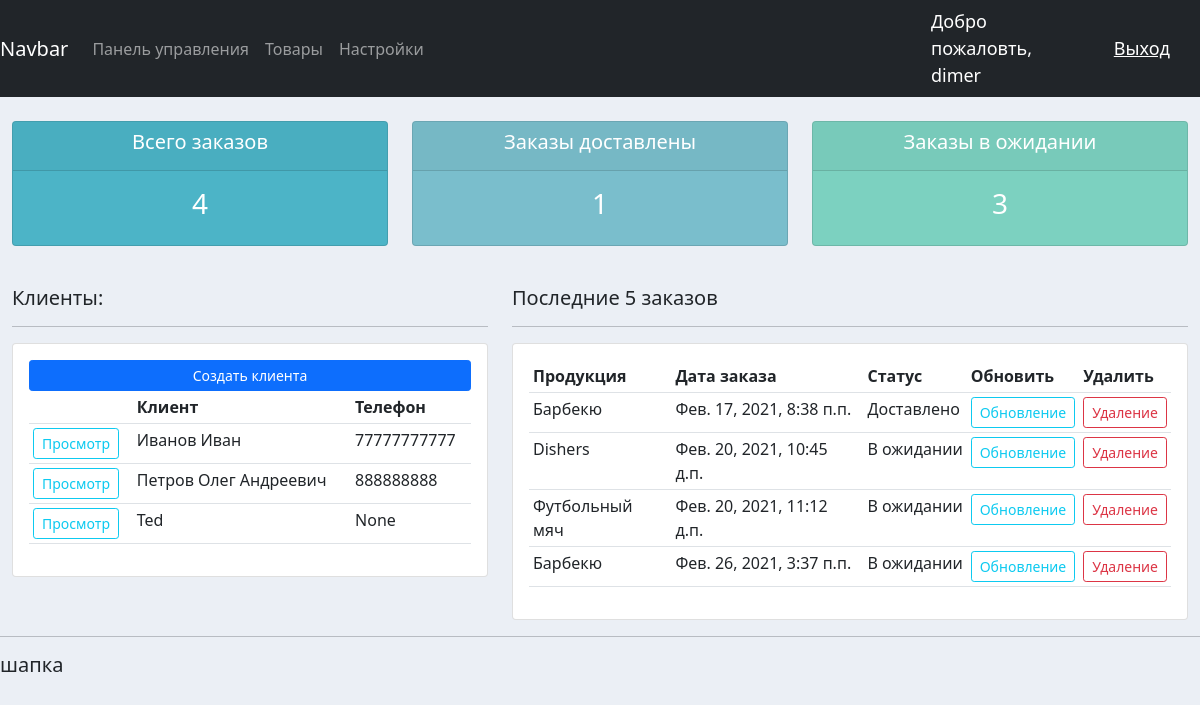
Before: / (signed in) with the older database file.
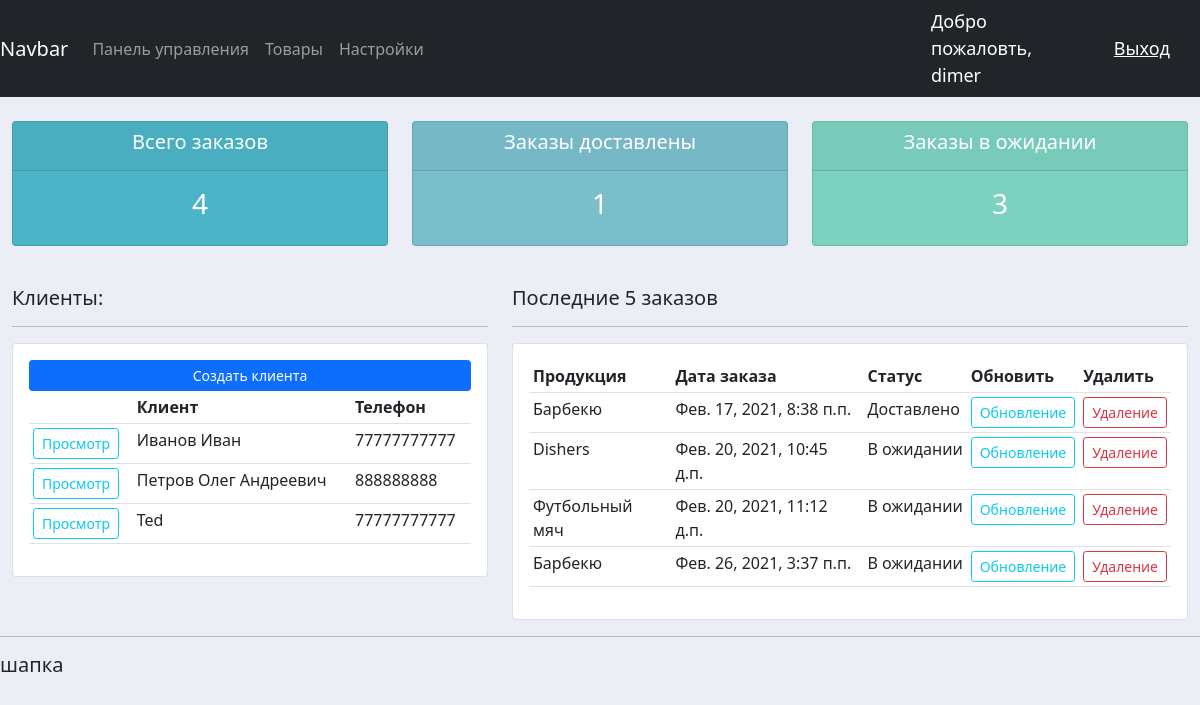
After: the same page with the newer database file.
### accounts/models.py (models this page shows, shortened)
class Customer(models.Model):
    user = models.OneToOneField(User, null = True, blank = True, on_delete = models.CASCADE, verbose_name = 'Пользователь')
    name = models.CharField(max_length=200, null = True, verbose_name = 'ФИО')
    phone = models.CharField(max_length=200, null = True, verbose_name = 'Телефон')
    email = models.CharField(max_length=200, null = True, verbose_name = 'Эл. почта')
    date_created = models.DateTimeField(auto_now_add=True, null = True, verbose_name = 'Дата')
    profile_pic = models.ImageField(default="picture1.png",null = True, blank = True)
    class Meta:
        verbose_name_plural = 'Клиенты'
        verbose_name = 'Клиент'

### accounts/decorations.py (the view)
    def wrapper_func(request, *args, **kwargs):
        group = None
        if request.user.groups.exists():
            group = request.user.groups.all()[0].name
        if group == 'customer':
            return redirect('user-page')
        if group == 'admin':
            return view_func(request, *args, **kwargs)

### accounts/decorations.py (called while the page is built)
def admin_only(view_func):
    def wrapper_func(request, *args, **kwargs):
        group = None
        if request.user.groups.exists():
            group = request.user.groups.all()[0].name
        if group == 'customer':
            return redirect('user-page')
        if group == 'admin':
            return view_func(request, *args, **kwargs)
    return wrapper_func

### accounts/models.py (called while the page is built)
    def __str__(self):
        return self.name

### accounts/views.py (called while the page is built)
@login_required(login_url='login')
@admin_only
def home(request):
    order = Order.objects.all()
    customer = Customer.objects.all()
    total_customers = customer.count()
    total_order = order.count()
    delivered = order.filter(status = 'Доставлено').count()
    pending = order.filter(status = 'В ожидании').count()
    context = {'orders': order, 'customers': customer , 'total_customers': total_customers,
               'total_order': total_order, 'delivered': delivered, 'pending': pending}
    return render(request, 'accounts/dashboard.html', context)

### accounts/templates/accounts/dashboard.html
{% extends "accounts/base.html" %}
{% block content %}
{%  include 'accounts/status.html' %}
<br>
<div class="row">
	<div class="col-md-5">
		<h5>Клиенты:</h5>
		<hr>
		<div class="card card-body">
			<a class="btn btn-primary  btn-sm btn-block" href="">Создать клиента</a>
			<table class="table table-sm">
				<tr>
					<th></th>
					<th>Клиент</th>
					<th>Телефон</th>
				</tr>
				{% for customer in customers %}
					<tr>
						<td><a class="btn btn-outline-info  btn-sm btn-block" href="{% url 'customer' customer.id %}">Просмотр</a></td>
						<td>{{ customer.name }}</td>
						<td>{{ customer.phone }}</td>
					</tr>
					{% endfor %}
			</table>
		</div>
	</div>
	<div class="col-md-7">
		<h5>Последние 5 заказов</h5>
		<hr>
		<div class="card card-body">
			<table class="table table-sm">
				<tr>
					<th>Продукция</th>
					<th>Дата заказа</th>
					<th>Статус</th>
					<th>Обновить</th>
					<th>Удалить</th>
				</tr>
					{% for order in orders %}
					<tr>
						<td>{{ order.product }}</td>
						<td>{{ order.date_created }}</td>
						<td>{{ order.status }}</td>
						<td><a class="btn btn-outline-info  btn-sm btn-block" href="{% url 'update_order' order.id %}">Обновление</a></td>
						<td><a class="btn btn-outline-danger  btn-sm btn-block" href="{% url 'delete_order' order.id %}">Удаление</a></td>
					</tr>
					{% endfor %}
			</table>
		</div>
	</div>
</div>
{% endblock %}

Changed rows visible on the page:
changed Customer "Ted": phone "None" → "77777777777"
